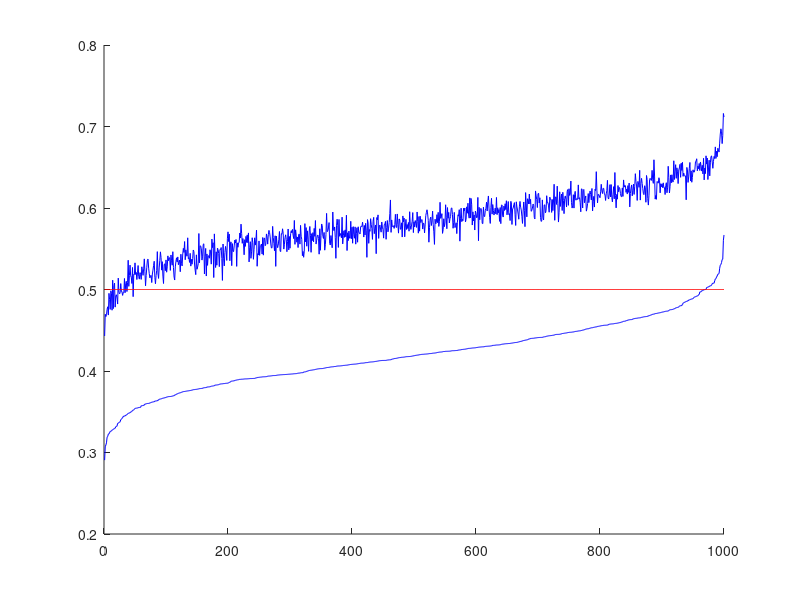

This chart was generated by the following MATLAB code:
close all; clear all; clc;

K = 1000;
n = 48;
mean_confidence_intervals = zeros(K, 2);
m_out_count = 0;
for i=1:K
    u = rand(n, 1);
    
    m = 1/n * sum(u);
    s = sqrt(1/n * sum((u - m).^2));
    
    eta = 1.96;
    ci_mean = m + [-eta*s/sqrt(n) eta*s/sqrt(n)];
    
    mean_confidence_intervals(i,:) = ci_mean;
    if 0.5 < ci_mean(1) || 0.5 > ci_mean(2)
        m_out_count = m_out_count + 1;
    end
end

fprintf('The mean CI does not contain 0.5 in %d/%d cases\n', m_out_count, K);

[sorted_low_ci, sort_i] = sort(mean_confidence_intervals(:,1));

mean_confidence_intervals = [sorted_low_ci, mean_confidence_intervals(sort_i, 2)];

figure;
hold all;
plot(1:K, mean_confidence_intervals(:,1), 'Color', 'blue');
plot(1:K, mean_confidence_intervals(:, 2), 'Color', 'blue');
plot(1:K, 0.5*ones(K, 1), 'Color', 'red');
print('uniform_mean_ci', '-depsc');
